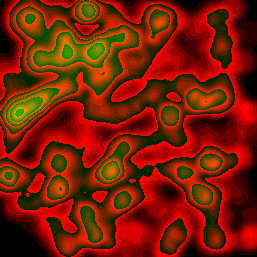
#> input picture Heightmap/Unity_test.png, 257 x 257 px
$ python png.py
#> lines starting #> are read from the running program, lines starting #| are printed output that depends on the picture
#!/usr/bin/env python
# coding: utf-8

# In[20]:


from mpl_toolkits.mplot3d import Axes3D
import matplotlib.pyplot as plt
import numpy as np
import cv2


# In[21]:


im = cv2.imread("Heightmap/Unity_test.png")
#> im is the input picture: shape (257, 257, 3); mean B, G, R 0, 28.3, 119.9


# In[22]:


all_height = []
for x in range(257):
    for y in range(257):
        pix = im[x][y]
        height = pix[0] + 256 * pix[1] + 256 ** 2 * pix[2]
        all_height.append(height)
#> after the loop, all_height = 66049 items


# In[23]:


len(all_height)
all_height = np.array(all_height)


# In[24]:


all_height.resize(257, 257)
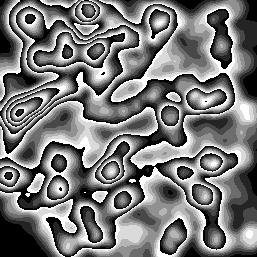
#> all_height: shape (257, 257) int64; min 0, max 16551936, mean 7866055.3; drawn with min black and max white


# In[ ]:


# In[25]:


p = plt.imshow(all_height)
plt.colorbar(p)
plt.show()
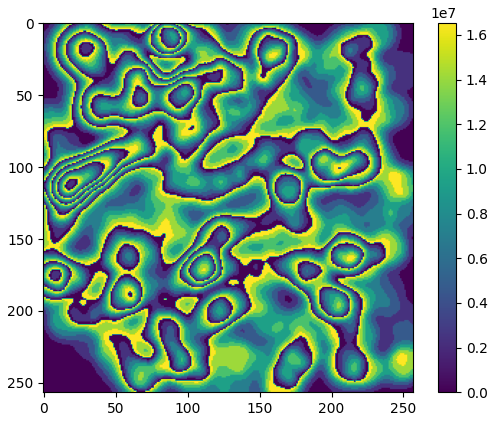
#> figure drawn by matplotlib, 2 panels
